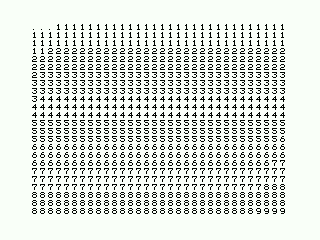
#> input picture ch17/captures/unsaved_f0012.png, 320 x 240 px, given in place of clock_f0505.png, which was not available
$ python fig17.py
#> lines starting #> are read from the running program, lines starting #| are printed output that depends on the picture; pictures that were not available may be replaced by others from this repository, and a replacement may not be noted
### tools/meas.py
"""meas.py -- the geometry of the capture, measured once on day 1.

Every later measurement reads pixels through these numbers. Sources: hello.rom
(the paper and the border), the border clock (gen_border.py, meas_border.py),
and the frame flag of counter.rom. 50 Hz machine (MSXBOOK_EU16) unless said.
"""
CAPTURE_W, CAPTURE_H = 320, 240        # screenshot -raw and the recorded film
PAPER_X0, PAPER_Y0 = 32, 24            # top-left pixel of the paper in the capture
PAPER_W, PAPER_H = 256, 192
BORDER_PIXELS = CAPTURE_W * CAPTURE_H - PAPER_W * PAPER_H      # 27 648

T_PER_LINE = 228                       # measured: +228 T moves the stripe one row down
PX_PER_T = 1.5                         # measured: +16 T moves the stripe end 24 pixels
PX_PER_LINE = 342                      # 228 x 1.5: +228 T = +342 in raster order
T_PER_FRAME = {"MSXBOOK_EU16": 71364,  # measured: 313 lines
               "MSXBOOK_JP16": 59736}  # measured: 262 lines
LINES_PER_FRAME = {"MSXBOOK_EU16": 313, "MSXBOOK_JP16": 262}

# openMSX numbers the lines of a frame from 0 (VDP_cycle_in_frame // 1368).
# On the 50 Hz machine, capture row r is frame line r + 45, so the paper
# (rows 24-215) is frame lines 69-260, and the interrupt handler starts in
# frame line 261, 66-70 T-states into the first line under the paper.
FRAME_LINE_OF_ROW0 = {"MSXBOOK_EU16": 45}
PAPER_FRAME_LINE0 = {"MSXBOOK_EU16": 69, "MSXBOOK_JP16": 42}   # JP: from the handler line (234 - 192)

# A register write made by OUT (C),r that starts at T-state t of a line shows
# at capture x = ceil(1.5 t - 16): the colour changes at the next whole pixel.
OUT_C_X_OFFSET = -16

# The columns the VDP draws: 13 of border, 256 of paper, 15 of border. Outside
# them openMSX 20.0 and later repeat the colour of column 19 or 302, where 19.1
# and earlier show a change of colour where it happens (chapter 4, edge.asm).
# Captures are compared between versions inside these columns.
DRAWN = (19, 302)


def paper(x, y):
    """capture coordinates of paper pixel (x, y)"""
    return PAPER_X0 + x, PAPER_Y0 + y


def raster(x, y):
    """position of capture pixel (x, y) in raster order, in pixels of a full line"""
    return y * PX_PER_LINE + x

### ch17/fig17.py
#!/usr/bin/env python3
"""fig17.py - the figures of chapter 17, from the captures.

17.1: clock.rom, the paper's character rows 8 to 14. 17.2: unsaved.rom, all
the paper. 17.3: forgot.rom, the whole capture inside the columns the VDP
draws (chapter 4): the display is off, and the border is the screen.
Enlarged by a whole number, nearest neighbour, to at least 300 dpi at the
printed width. Nothing is added.
"""
import math
import os
import sys

from PIL import Image

HERE = os.path.dirname(os.path.abspath(__file__))
sys.path.insert(0, os.path.join(os.path.dirname(HERE), "tools"))
sys.path.insert(0, HERE)
import meas  # noqa: E402
import meas17  # noqa: E402

CAP = os.path.join(HERE, "captures")
MIN_DPI = 300
WIDTH = {"fig17_1": 10.0, "fig17_2": 9.0, "fig17_3": 9.0}      # chapter17.py too
CLOCK_ROWS = (8, 15)                    # character rows of figure 17.1, the last not included


def enlarge(im, width_cm):
    f = math.ceil(MIN_DPI * width_cm / 2.54 / im.width)
    return im.resize((im.width * f, im.height * f), Image.NEAREST), f


def shot(name, frame):
#> called with name = 'clock', frame = 505
    return Image.open(os.path.join(CAP, f"{name}_f{frame:04d}.png")).convert("RGB")
#> returned value is the input picture: PIL image 320x240 RGB; mean R, G, B 216.7, 222.6, 215.8


def main():
    x0, y0 = meas.paper(0, 0)
    clock = shot("clock", meas17.CLOCK_SHOT)
    unsaved = shot("unsaved", meas17.PAINT_FRAMES)
    forgot = shot("forgot", meas17.FORGOT_FRAMES)
    made = {
        # 17.1 - clock.rom: the two lines the main loop prints
        "fig17_1": clock.crop((x0, y0 + 8 * CLOCK_ROWS[0], x0 + 256, y0 + 8 * CLOCK_ROWS[1])),
        # 17.2 - unsaved.rom: the 768 cells
        "fig17_2": unsaved.crop((x0, y0, x0 + 256, y0 + 192)),
        # 17.3 - forgot.rom: every row, the drawn columns
        "fig17_3": forgot.crop((meas.DRAWN[0], 0, meas.DRAWN[1] + 1, forgot.height)),
    }
    out = {}
    for name, im in made.items():
        big, k = enlarge(im, WIDTH[name])
        path = os.path.join(HERE, f"{name}.png")
        big.save(path)
        out[name] = (path, WIDTH[name], k, big.size)
#> this loop made 3 passes
#> (name, f in enlarge, k) on passes 1 to 3: ('fig17_1', 5, 5), ('fig17_2', 5, 5), ('fig17_3', 4, 4)
#> pass 1, in main, `big, k = enlarge(im, WIDTH[name])`:
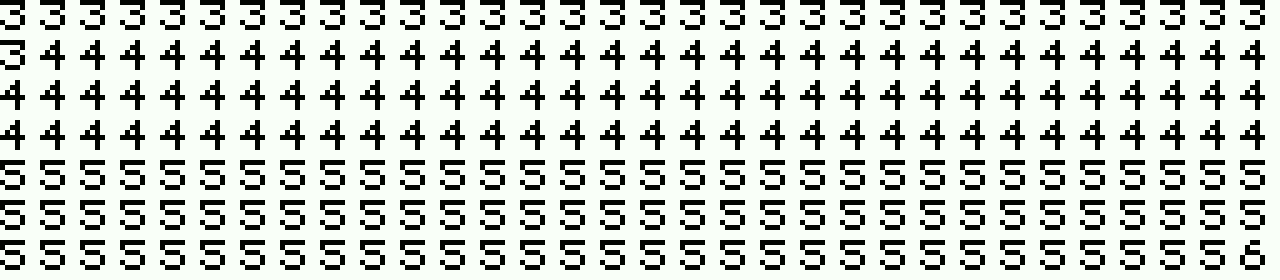
#> big: PIL image 1280x280 RGB; mean R, G, B 196.2, 202, 195.4
#> pass 2, in main, `big, k = enlarge(im, WIDTH[name])`:
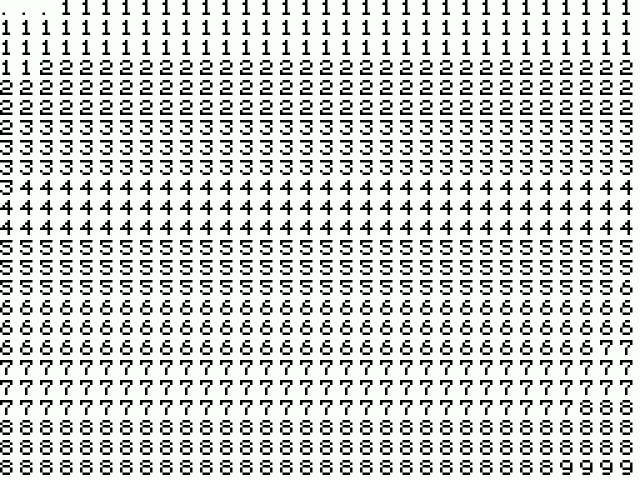
#> big: PIL image 1280x960 RGB (shown at 1/2 size); mean R, G, B 198.6, 204.4, 197.8
#> pass 3, in main, `big, k = enlarge(im, WIDTH[name])`:
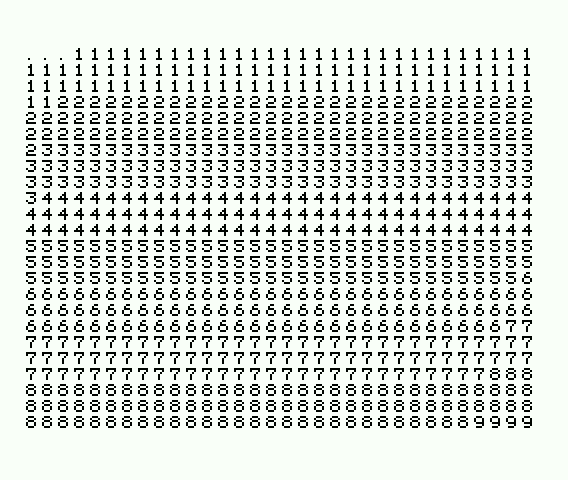
#> big: PIL image 1136x960 RGB (shown at 1/2 size); mean R, G, B 212.6, 218.5, 211.8
#> after the loop, out = 3 items
    return out


if __name__ == "__main__":
    for name, (path, w, k, size) in main().items():
        print(f"{name}: x{k} -> {size[0]} x {size[1]} px, {w} cm, {size[0] / (w / 2.54):.0f} dpi")
